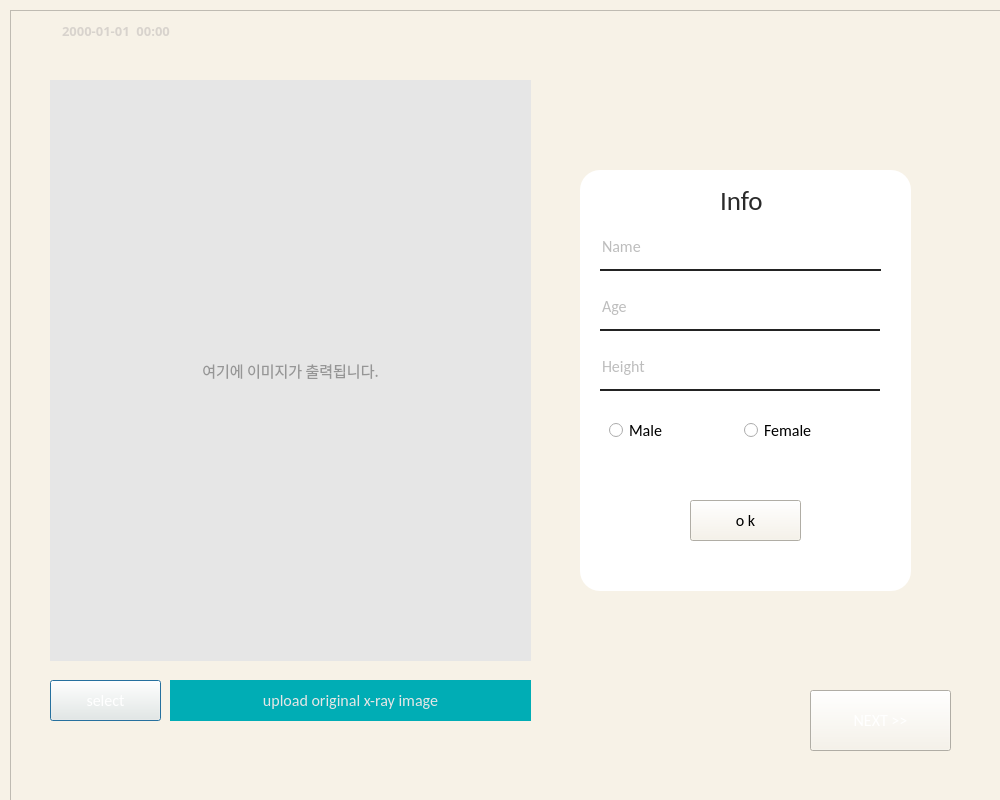
<?xml version="1.0" encoding="UTF-8"?>
<ui version="4.0">
 <class>step2</class>
 <widget class="QDialog" name="step2">
  <property name="enabled">
   <bool>true</bool>
  </property>
  <property name="geometry">
   <rect>
    <x>0</x>
    <y>0</y>
    <width>1000</width>
    <height>800</height>
   </rect>
  </property>
  <property name="windowTitle">
   <string>Bone Age</string>
  </property>
  <property name="windowIcon">
   <iconset>
    <normaloff>:/icon/boneage_icon.png</normaloff>:/icon/boneage_icon.png</iconset>
  </property>
  <property name="styleSheet">
   <string notr="true">background-color:rgb(247, 242, 231);</string>
  </property>
  <widget class="QLabel" name="input_info">
   <property name="geometry">
    <rect>
     <x>580</x>
     <y>170</y>
     <width>331</width>
     <height>421</height>
    </rect>
   </property>
   <property name="font">
    <font>
     <family>Calibri</family>
     <pointsize>12</pointsize>
    </font>
   </property>
   <property name="styleSheet">
    <string notr="true">background-color: rgb(255, 255, 255);
border-bottom-right-radius: 20px;
border-bottom-left-radius: 20px;
border-top-right-radius: 20px;
border-top-left-radius: 20px;
</string>
   </property>
   <property name="text">
    <string/>
   </property>
  </widget>
  <widget class="QLabel" name="label">
   <property name="geometry">
    <rect>
     <x>720</x>
     <y>180</y>
     <width>51</width>
     <height>41</height>
    </rect>
   </property>
   <property name="font">
    <font>
     <family>Calibri</family>
     <pointsize>20</pointsize>
    </font>
   </property>
   <property name="toolTip">
    <string>&lt;html&gt;&lt;head/&gt;&lt;body&gt;&lt;p align=&quot;center&quot;&gt;&lt;br/&gt;&lt;/p&gt;&lt;/body&gt;&lt;/html&gt;</string>
   </property>
   <property name="whatsThis">
    <string>&lt;html&gt;&lt;head/&gt;&lt;body&gt;&lt;p align=&quot;center&quot;&gt;&lt;br/&gt;&lt;/p&gt;&lt;/body&gt;&lt;/html&gt;</string>
   </property>
   <property name="styleSheet">
    <string notr="true">background-color:rgb(255, 255, 255);
color: rgb(42, 42, 42)</string>
   </property>
   <property name="text">
    <string>Info</string>
   </property>
  </widget>
  <widget class="QLineEdit" name="input_name">
   <property name="geometry">
    <rect>
     <x>600</x>
     <y>230</y>
     <width>281</width>
     <height>41</height>
    </rect>
   </property>
   <property name="font">
    <font>
     <family>Calibri</family>
     <pointsize>12</pointsize>
    </font>
   </property>
   <property name="styleSheet">
    <string notr="true">background-color: rgb(255, 255, 255);
border:none;
border-bottom: 2px solid rgb(35, 35, 35);
color: rgb(124, 124, 124);
padding-bottom: 7px;</string>
   </property>
   <property name="placeholderText">
    <string>Name</string>
   </property>
  </widget>
  <widget class="QLineEdit" name="input_age">
   <property name="geometry">
    <rect>
     <x>600</x>
     <y>290</y>
     <width>280</width>
     <height>41</height>
    </rect>
   </property>
   <property name="font">
    <font>
     <family>Calibri</family>
     <pointsize>12</pointsize>
    </font>
   </property>
   <property name="styleSheet">
    <string notr="true">background-color: rgb(255, 255, 255);
border:none;
border-bottom: 2px solid rgb(35, 35, 35);
color: rgb(124, 124, 124);
padding-bottom: 7px;</string>
   </property>
   <property name="placeholderText">
    <string>Age</string>
   </property>
  </widget>
  <widget class="QLineEdit" name="input_height">
   <property name="geometry">
    <rect>
     <x>600</x>
     <y>350</y>
     <width>280</width>
     <height>41</height>
    </rect>
   </property>
   <property name="font">
    <font>
     <family>Calibri</family>
     <pointsize>12</pointsize>
    </font>
   </property>
   <property name="styleSheet">
    <string notr="true">background-color: rgb(255, 255, 255);
border:none;
border-bottom: 2px solid rgb(35, 35, 35);
color: rgb(124, 124, 124);
padding-bottom: 7px;</string>
   </property>
   <property name="placeholderText">
    <string>Height</string>
   </property>
  </widget>
  <widget class="QFrame" name="frame">
   <property name="geometry">
    <rect>
     <x>10</x>
     <y>10</y>
     <width>1000</width>
     <height>800</height>
    </rect>
   </property>
   <property name="font">
    <font>
     <family>Calibri</family>
     <pointsize>12</pointsize>
    </font>
   </property>
   <property name="styleSheet">
    <string notr="true">color: rgb(255, 255, 255);</string>
   </property>
   <property name="frameShape">
    <enum>QFrame::StyledPanel</enum>
   </property>
   <property name="frameShadow">
    <enum>QFrame::Sunken</enum>
   </property>
   <property name="lineWidth">
    <number>10</number>
   </property>
   <widget class="QLabel" name="input_img">
    <property name="geometry">
     <rect>
      <x>40</x>
      <y>70</y>
      <width>481</width>
      <height>581</height>
     </rect>
    </property>
    <property name="font">
     <font>
      <family>AcadEref</family>
      <pointsize>11</pointsize>
      <weight>50</weight>
      <italic>false</italic>
      <bold>false</bold>
     </font>
    </property>
    <property name="styleSheet">
     <string notr="true">background-color: rgb(230, 230, 230);
font: 11pt &quot;AcadEref&quot;; color: rgb(150, 150, 150);</string>
    </property>
    <property name="inputMethodHints">
     <set>Qt::ImhHiddenText</set>
    </property>
    <property name="lineWidth">
     <number>-2</number>
    </property>
    <property name="text">
     <string>여기에 이미지가 출력됩니다.</string>
    </property>
    <property name="textFormat">
     <enum>Qt::AutoText</enum>
    </property>
    <property name="scaledContents">
     <bool>true</bool>
    </property>
    <property name="alignment">
     <set>Qt::AlignCenter</set>
    </property>
    <property name="indent">
     <number>2</number>
    </property>
    <property name="openExternalLinks">
     <bool>true</bool>
    </property>
    <property name="textInteractionFlags">
     <set>Qt::NoTextInteraction</set>
    </property>
   </widget>
   <widget class="QDateTimeEdit" name="time2">
    <property name="geometry">
     <rect>
      <x>10</x>
      <y>10</y>
      <width>194</width>
      <height>22</height>
     </rect>
    </property>
    <property name="font">
     <font>
      <family>Adobe 고딕 Std B</family>
      <pointsize>10</pointsize>
      <weight>75</weight>
      <bold>true</bold>
     </font>
    </property>
    <property name="styleSheet">
     <string notr="true">color: rgb(216, 211, 205);</string>
    </property>
    <property name="wrapping">
     <bool>false</bool>
    </property>
    <property name="frame">
     <bool>false</bool>
    </property>
    <property name="alignment">
     <set>Qt::AlignCenter</set>
    </property>
    <property name="readOnly">
     <bool>true</bool>
    </property>
    <property name="buttonSymbols">
     <enum>QAbstractSpinBox::NoButtons</enum>
    </property>
    <property name="minimumDateTime">
     <datetime>
      <hour>0</hour>
      <minute>0</minute>
      <second>0</second>
      <year>1753</year>
      <month>9</month>
      <day>14</day>
     </datetime>
    </property>
    <property name="displayFormat">
     <string>yyyy-MM-dd  hh:mm</string>
    </property>
   </widget>
   <widget class="QLabel" name="loading_img">
    <property name="geometry">
     <rect>
      <x>160</x>
      <y>190</y>
      <width>211</width>
      <height>161</height>
     </rect>
    </property>
    <property name="font">
     <font>
      <family>Calibri</family>
      <pointsize>12</pointsize>
     </font>
    </property>
    <property name="styleSheet">
     <string notr="true">background-color: rgb(230, 230, 230);
image: url(:/icon/loading_icon.gif);</string>
    </property>
    <property name="inputMethodHints">
     <set>Qt::ImhHiddenText</set>
    </property>
    <property name="text">
     <string/>
    </property>
   </widget>
   <widget class="QPushButton" name="img_button">
    <property name="geometry">
     <rect>
      <x>40</x>
      <y>670</y>
      <width>111</width>
      <height>41</height>
     </rect>
    </property>
    <property name="font">
     <font>
      <family>Calibri</family>
      <pointsize>12</pointsize>
     </font>
    </property>
    <property name="styleSheet">
     <string notr="true">background-color: rgb(121, 122, 126);
border:none;
border-bottom: 2px solid rgb(35, 35, 35);
color: rgb(50, 50, 50);
border-bottom-right-radius: 8px;
border-bottom-left-radius: 8px;
border-top-right-radius: 8px;
border-top-left-radius: 8px;
color: rgb(255, 255, 255);

QPushButton#pushButton:pressed{
	padding-left:5px;
	padding-top:5px;
	background-color: rgb(194, 194, 194);
}</string>
    </property>
    <property name="text">
     <string>select</string>
    </property>
    <property name="checkable">
     <bool>false</bool>
    </property>
   </widget>
   <widget class="QLabel" name="description_img">
    <property name="geometry">
     <rect>
      <x>160</x>
      <y>670</y>
      <width>361</width>
      <height>41</height>
     </rect>
    </property>
    <property name="font">
     <font>
      <family>Calibri</family>
      <pointsize>12</pointsize>
     </font>
    </property>
    <property name="styleSheet">
     <string notr="true">background-color: rgb(0, 173, 181);
border:none;
color: rgb(230, 230, 230);
</string>
    </property>
    <property name="text">
     <string>upload original x-ray image</string>
    </property>
    <property name="alignment">
     <set>Qt::AlignCenter</set>
    </property>
    <property name="textInteractionFlags">
     <set>Qt::LinksAccessibleByKeyboard|Qt::LinksAccessibleByMouse|Qt::TextBrowserInteraction|Qt::TextEditable|Qt::TextEditorInteraction|Qt::TextSelectableByKeyboard|Qt::TextSelectableByMouse</set>
    </property>
   </widget>
   <widget class="QPushButton" name="next_button">
    <property name="geometry">
     <rect>
      <x>800</x>
      <y>680</y>
      <width>141</width>
      <height>61</height>
     </rect>
    </property>
    <property name="font">
     <font>
      <family>Calibri</family>
      <pointsize>12</pointsize>
     </font>
    </property>
    <property name="styleSheet">
     <string notr="true">background-color: rgb(236, 236, 236);
border:none;
border-bottom: 2px solid rgb(35, 35, 35);
color: rgb(50, 50, 50);
border-bottom-right-radius: 8px;
border-bottom-left-radius: 8px;
border-top-right-radius: 8px;
border-top-left-radius: 8px;

QPushButton#pushButton:pressed{
	padding-left:5px;
	padding-top:5px;
	background-color: rgb(194, 194, 194);
}</string>
    </property>
    <property name="text">
     <string>NEXT &gt;&gt;</string>
    </property>
    <property name="icon">
     <iconset>
      <selectedon>:/newPrefix/dashboard2.ui</selectedon>
     </iconset>
    </property>
    <property name="autoDefault">
     <bool>true</bool>
    </property>
    <property name="default">
     <bool>false</bool>
    </property>
   </widget>
   <zorder>input_img</zorder>
   <zorder>time2</zorder>
   <zorder>img_button</zorder>
   <zorder>description_img</zorder>
   <zorder>next_button</zorder>
   <zorder>loading_img</zorder>
  </widget>
  <widget class="QPushButton" name="ok_button">
   <property name="geometry">
    <rect>
     <x>690</x>
     <y>500</y>
     <width>111</width>
     <height>41</height>
    </rect>
   </property>
   <property name="font">
    <font>
     <family>Calibri</family>
     <pointsize>12</pointsize>
    </font>
   </property>
   <property name="styleSheet">
    <string notr="true">background-color: rgb(42, 42, 42);
border:none;
border-bottom: 2px solid rgb(35, 35, 35);
color: rgb(214, 214, 214);
border-bottom-right-radius: 5px;
border-bottom-left-radius: 5px;
border-top-right-radius: 5px;
border-top-left-radius: 5px;

QPushButton#pushButton:pressed{
	padding-left:5px;
	padding-top:5px;
	background-color: rgb(194, 194, 194);
}</string>
   </property>
   <property name="text">
    <string>o k</string>
   </property>
  </widget>
  <widget class="QFrame" name="horizontalFrame">
   <property name="geometry">
    <rect>
     <x>600</x>
     <y>410</y>
     <width>281</width>
     <height>41</height>
    </rect>
   </property>
   <property name="styleSheet">
    <string notr="true">border-color: rgb(255, 255, 255);
background-color: rgb(255, 255, 255);</string>
   </property>
   <layout class="QHBoxLayout" name="horizontalLayout">
    <item>
     <widget class="QRadioButton" name="male_btn">
      <property name="font">
       <font>
        <family>Calibri</family>
        <pointsize>12</pointsize>
       </font>
      </property>
      <property name="styleSheet">
       <string notr="true">background-color: rgb(255, 255, 255);</string>
      </property>
      <property name="text">
       <string>Male</string>
      </property>
     </widget>
    </item>
    <item>
     <widget class="QRadioButton" name="female_btn">
      <property name="font">
       <font>
        <family>Calibri</family>
        <pointsize>12</pointsize>
       </font>
      </property>
      <property name="styleSheet">
       <string notr="true">background-color: rgb(255, 255, 255);</string>
      </property>
      <property name="text">
       <string>Female</string>
      </property>
     </widget>
    </item>
   </layout>
  </widget>
  <zorder>frame</zorder>
  <zorder>input_info</zorder>
  <zorder>label</zorder>
  <zorder>input_name</zorder>
  <zorder>input_age</zorder>
  <zorder>input_height</zorder>
  <zorder>ok_button</zorder>
  <zorder>horizontalFrame</zorder>
 </widget>
 <tabstops>
  <tabstop>input_name</tabstop>
  <tabstop>input_age</tabstop>
  <tabstop>input_height</tabstop>
 </tabstops>
 <resources/>
 <connections>
  <connection>
   <sender>img_button</sender>
   <signal>clicked()</signal>
   <receiver>step2</receiver>
   <slot>filedialog_open()</slot>
   <hints>
    <hint type="sourcelabel">
     <x>72</x>
     <y>695</y>
    </hint>
    <hint type="destinationlabel">
     <x>112</x>
     <y>799</y>
    </hint>
   </hints>
  </connection>
  <connection>
   <sender>next_button</sender>
   <signal>clicked()</signal>
   <receiver>step2</receiver>
   <slot>gotonextpage()</slot>
   <hints>
    <hint type="sourcelabel">
     <x>901</x>
     <y>716</y>
    </hint>
    <hint type="destinationlabel">
     <x>904</x>
     <y>797</y>
    </hint>
   </hints>
  </connection>
  <connection>
   <sender>female_btn</sender>
   <signal>clicked()</signal>
   <receiver>step2</receiver>
   <slot>female()</slot>
   <hints>
    <hint type="sourcelabel">
     <x>806</x>
     <y>430</y>
    </hint>
    <hint type="destinationlabel">
     <x>730</x>
     <y>797</y>
    </hint>
   </hints>
  </connection>
  <connection>
   <sender>male_btn</sender>
   <signal>clicked()</signal>
   <receiver>step2</receiver>
   <slot>male()</slot>
   <hints>
    <hint type="sourcelabel">
     <x>668</x>
     <y>433</y>
    </hint>
    <hint type="destinationlabel">
     <x>775</x>
     <y>799</y>
    </hint>
   </hints>
  </connection>
  <connection>
   <sender>ok_button</sender>
   <signal>clicked()</signal>
   <receiver>step2</receiver>
   <slot>push_ok_button()</slot>
   <hints>
    <hint type="sourcelabel">
     <x>746</x>
     <y>520</y>
    </hint>
    <hint type="destinationlabel">
     <x>999</x>
     <y>513</y>
    </hint>
   </hints>
  </connection>
  <connection>
   <sender>input_name</sender>
   <signal>textEdited(QString)</signal>
   <receiver>step2</receiver>
   <slot>info()</slot>
   <hints>
    <hint type="sourcelabel">
     <x>821</x>
     <y>260</y>
    </hint>
    <hint type="destinationlabel">
     <x>999</x>
     <y>247</y>
    </hint>
   </hints>
  </connection>
  <connection>
   <sender>input_age</sender>
   <signal>textEdited(QString)</signal>
   <receiver>step2</receiver>
   <slot>info()</slot>
   <hints>
    <hint type="sourcelabel">
     <x>766</x>
     <y>302</y>
    </hint>
    <hint type="destinationlabel">
     <x>999</x>
     <y>299</y>
    </hint>
   </hints>
  </connection>
  <connection>
   <sender>input_height</sender>
   <signal>textEdited(QString)</signal>
   <receiver>step2</receiver>
   <slot>info()</slot>
   <hints>
    <hint type="sourcelabel">
     <x>737</x>
     <y>359</y>
    </hint>
    <hint type="destinationlabel">
     <x>999</x>
     <y>356</y>
    </hint>
   </hints>
  </connection>
 </connections>
 <slots>
  <slot>filedialog_open()</slot>
  <slot>gotonextpage()</slot>
  <slot>input_info()</slot>
  <slot>female()</slot>
  <slot>male()</slot>
  <slot>push_ok_button()</slot>
  <slot>info()</slot>
 </slots>
</ui>
